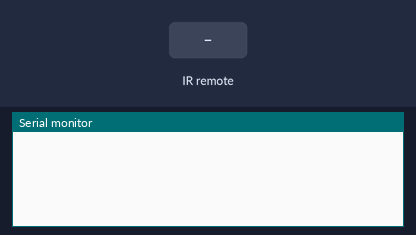
Simulated run of this sketch. Board: Arduino Uno, built with avr-gcc and run on an emulated ATmega328P. On the bench: the last lines printed to the serial monitor. The inputs (shaded band) are chosen by the test bench.

Above: at 1.2 s.
1.3 s: infrared code 0xC03FA05F received
At 1.7 s:
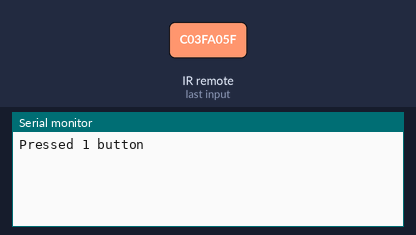
2.8 s: infrared code 0xC03F609F received
At 4.0 s:
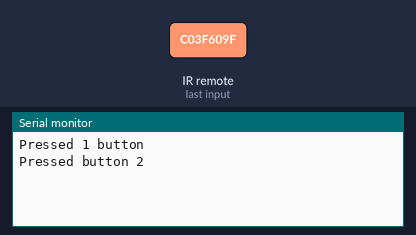

The sketch:

freedomotic_remote_controller.ino
```cpp
// Freedomotic Remote Controller Plugin
// by Mauro Cicolella
// www.www.freedomotic-platform.com

#include <IRremote.h>
#include <String.h>
#include <SPI.h>
#include <Ethernet.h>
#include <EthernetUdp.h>

int pinIRreceiver = 11;
IRrecv IRreceiver(pinIRreceiver);
decode_results receivedSignal;

byte mac[] = { 0xDE, 0xAD, 0xBE, 0xEF, 0xFE, 0xED }; // mac address
byte ip[] = { 192, 168, 0, 2}; // ip arduino
byte subnet[] = { 255, 255, 255, 0 }; //subnet mask
byte gateway[] = { 192, 168, 0, 1}; // ip gateway
EthernetServer server(80); // server web listening on port 80

/* UDP configuration */
unsigned int UDPport = 7878;
EthernetUDP Udp;
IPAddress ipServerUDP(192, 168, 0, 20);
unsigned int ServerUDPport = 8000;

void setup()
{
  Serial.begin(9600); // serial monitor
  IRreceiver.enableIRIn();
  Ethernet.begin(mac, ip, gateway, subnet);
  Udp.begin(UDPport);
}


void loop()
{
  if (IRreceiver.decode(&receivedSignal)) // received IR signal
  {
    IRreceiver.resume(); // ready to receive the next signal

    switch (receivedSignal.value) {
        // button 1
        case 0xC03FA05F:
        Serial.println("Pressed 1 button");
        sendUDPpacket('1');
        break;

        // button 2
        case 0xC03F609F:
        Serial.println("Pressed button 2");
        sendUDPpacket('2');
        break;

        // button 3
        case 0xC03FE01F:
        Serial.println("Pressed button 3");
        sendUDPpacket('3');
        break;

        // button 4
        case 0xC03F906F:
        Serial.println("Pressed button 4");
        sendUDPpacket('4');
        break;

        // button 5
        case 0xC03F50AF:
        Serial.println("Pressed button 5");
        sendUDPpacket('5');
        break;
    }

  }
}

void sendUDPpacket(char button)
{
  Udp.beginPacket(ipServerUDP, ServerUDPport);
  Udp.write("AN1:");
  Udp.write(button);
  Udp.endPacket();
}
```

Measured:
- after the input at 1.3 s, the serial monitor: prints a new line at once (image 1)
- after the input at 2.8 s, the serial monitor: prints a new line at once (image 2)
